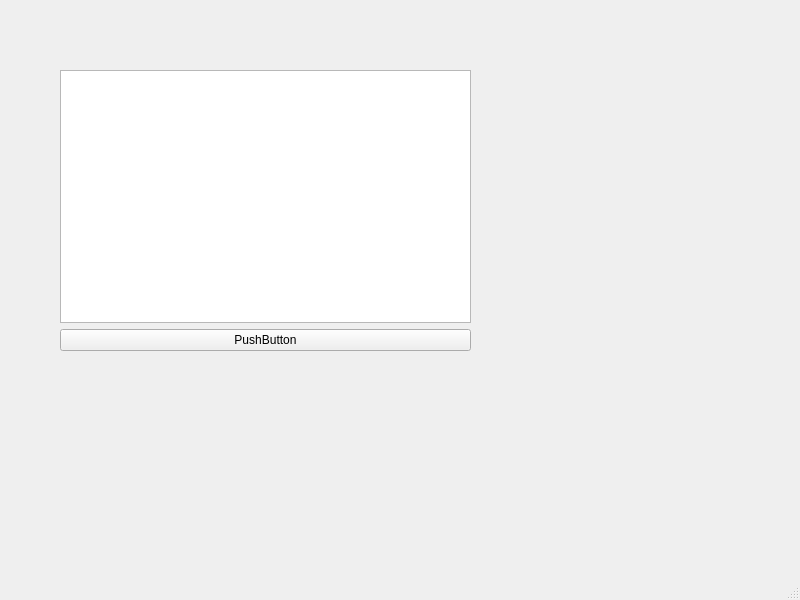
<?xml version="1.0" encoding="UTF-8"?>
<ui version="4.0">
 <class>MainWindow</class>
 <widget class="QMainWindow" name="MainWindow">
  <property name="geometry">
   <rect>
    <x>0</x>
    <y>0</y>
    <width>800</width>
    <height>600</height>
   </rect>
  </property>
  <property name="windowTitle">
   <string>MainWindow</string>
  </property>
  <widget class="QWidget" name="centralwidget">
   <widget class="QWidget" name="verticalLayoutWidget">
    <property name="geometry">
     <rect>
      <x>60</x>
      <y>70</y>
      <width>411</width>
      <height>281</height>
     </rect>
    </property>
    <layout class="QVBoxLayout" name="verticalLayout">
     <item>
      <widget class="QTextEdit" name="textEdit"/>
     </item>
     <item>
      <widget class="QPushButton" name="pushButton">
       <property name="maximumSize">
        <size>
         <width>16777215</width>
         <height>16777215</height>
        </size>
       </property>
       <property name="text">
        <string>PushButton</string>
       </property>
      </widget>
     </item>
    </layout>
   </widget>
  </widget>
  <widget class="QMenuBar" name="menubar">
   <property name="geometry">
    <rect>
     <x>0</x>
     <y>0</y>
     <width>800</width>
     <height>24</height>
    </rect>
   </property>
  </widget>
  <widget class="QStatusBar" name="statusbar"/>
 </widget>
 <resources/>
 <connections/>
</ui>
